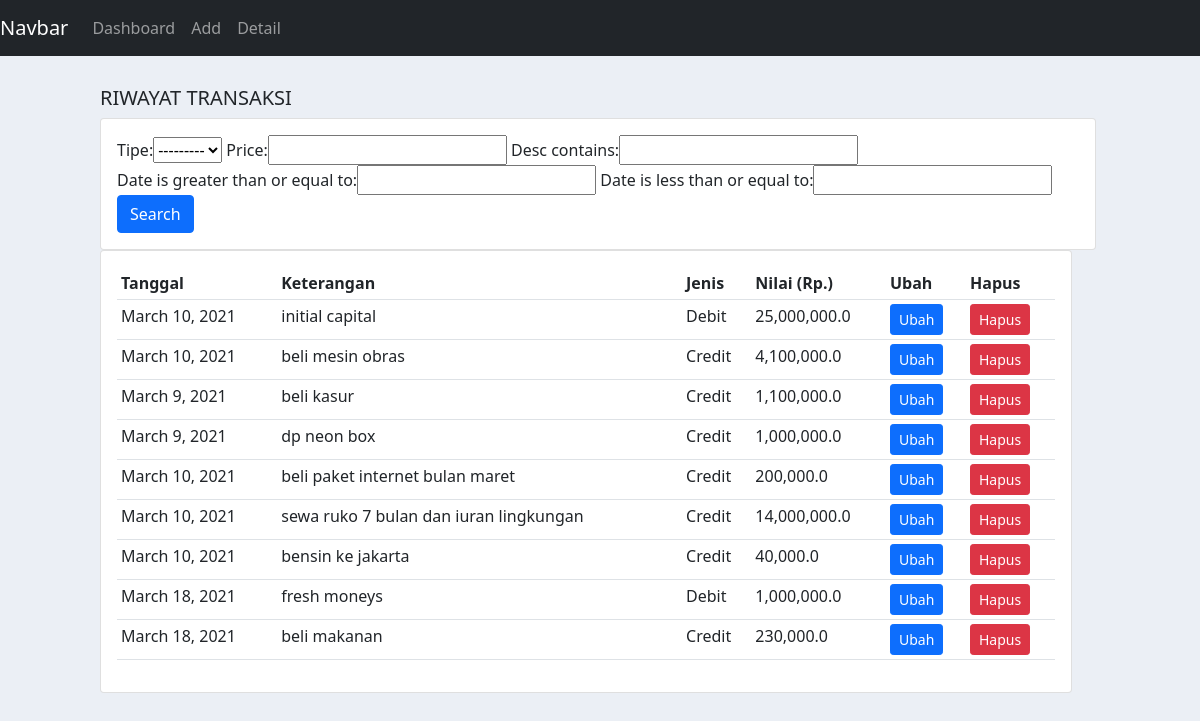
/detail/, run on the app's committed database.
### finance/models.py (models this page shows, shortened)
class cashFlow(models.Model):
    TIPE = (
        ('Credit', 'Credit'),
        ('Debit', 'Debit'),)
    tipe = models.CharField(max_length=200, choices=TIPE)
    date = models.DateField(default=datetime.date.today)
    price = models.FloatField(max_length=100, default=0)
    desc = models.TextField(max_length=200)
    saldoCredit = models.FloatField(max_length=100,default=0)
    saldoDebit = models.FloatField(max_length=100, default=0)

### finance/views.py (the view)
# urls.py: path('detail/', views.detail, name='detail'),
def detail(request):
    cf_list = cashFlow.objects.all()
    cf_count = cf_list.count()
    myFilter = CashFlowFilter(request.GET, queryset=cf_list)
    cashflows = myFilter.qs
    context = {
        'cf_list': cf_list,'myFilter':myFilter,'cashflows':cashflows,'cf_count':cf_count
    }
    return render(request, 'finance/detail.html', context)

### finance/templates/finance/detail.html
{% extends 'finance/main.html' %}
{% load humanize %}
{% block body%}
<div class="row">
	<div class="col-md-10 " style=" margin: 30px 3px 30px 100px; ">
		<h5 >RIWAYAT TRANSAKSI</h5>
		<div class="row">
	<div class="col-md">
		<div class="card card-body">
			<form method="get">
				{{myFilter.form}}
		    <button class="btn btn-primary" type="submit">Search</button>
		  </form>
		</div>
	</div>
		<br>
			<div class="row">
	<div class="col-md">
		<div class="card card-body">
			<table class="table table-sm">
				<tr>
					<th>Tanggal</th>
					<th>Keterangan</th>
					<th>Jenis</th>
					<th>Nilai (Rp.)</th>
					<th>Ubah</th>
					<th>Hapus</th>
				</tr>
					{% for cf in cashflows %}
						<tr>
							<td>{{cf.date}}</td>
							<td>{{cf.desc}}</td>
							<td>{{cf.tipe}}</td>
							<td>{{cf.price|intcomma}}</td>
							<td><a class="btn btn-sm btn-primary" href="{%url 'ubah' cf.id%}">Ubah</a></td>
							<td><a class="btn btn-sm btn-danger" href="{%url 'hapus' cf.id%}">Hapus</a></td>
						</tr>
				   {% endfor%}
			</table>
			</div>
	</div>
		</div>
	</div>
</div>
{%endblock%}

### finance/templates/finance/main.html (style rules this page uses)
body { background-color: #ebeff5; }

### data on the page
cashFlow: date "March 10, 2021", desc "initial capital", tipe "Debit", price "25,000,000.0"
cashFlow: date "March 10, 2021", desc "beli mesin obras", tipe "Credit", price "4,100,000.0"
cashFlow: date "March 9, 2021", desc "beli kasur", tipe "Credit", price "1,100,000.0"
cashFlow: date "March 9, 2021", desc "dp neon box", tipe "Credit", price "1,000,000.0"
cashFlow: date "March 10, 2021", desc "beli paket internet bulan maret", tipe "Credit", price "200,000.0"
cashFlow: date "March 10, 2021", desc "sewa ruko 7 bulan dan iuran lingkungan", tipe "Credit", price "14,000,000.0"
cashFlow: date "March 10, 2021", desc "bensin ke jakarta", tipe "Credit", price "40,000.0"
cashFlow: date "March 18, 2021", desc "fresh moneys", tipe "Debit", price "1,000,000.0"
cashFlow: date "March 18, 2021", desc "beli makanan", tipe "Credit", price "230,000.0"
